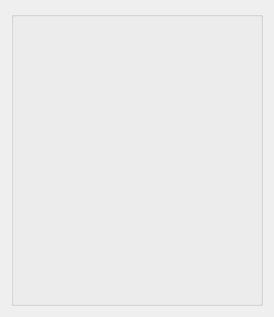
<?xml version="1.0" encoding="UTF-8"?>
<ui version="4.0">
 <class>Form</class>
 <widget class="QWidget" name="Form">
  <property name="geometry">
   <rect>
    <x>0</x>
    <y>0</y>
    <width>274</width>
    <height>317</height>
   </rect>
  </property>
  <property name="windowTitle">
   <string>光照图</string>
  </property>
  <layout class="QHBoxLayout" name="horizontalLayout">
   <item>
    <widget class="QGroupBox" name="groupBox">
     <property name="title">
      <string/>
     </property>
    </widget>
   </item>
  </layout>
 </widget>
 <resources/>
 <connections/>
</ui>
